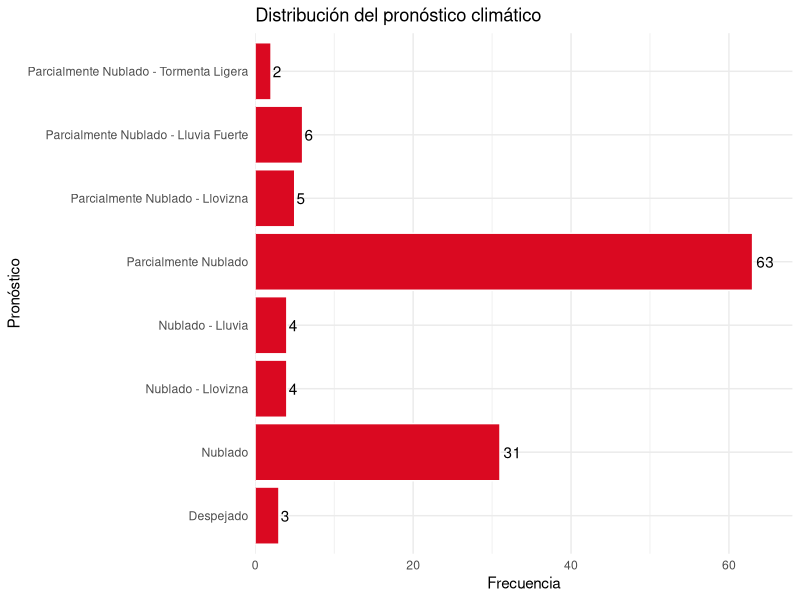
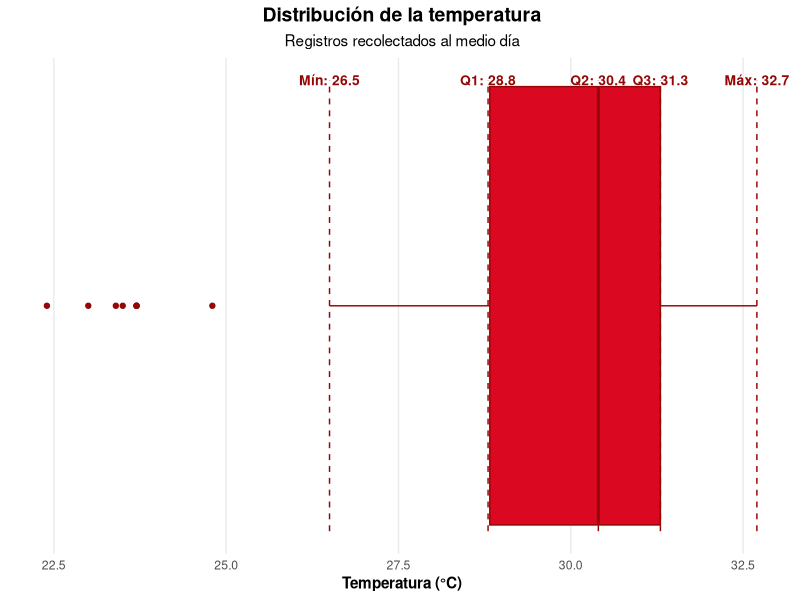
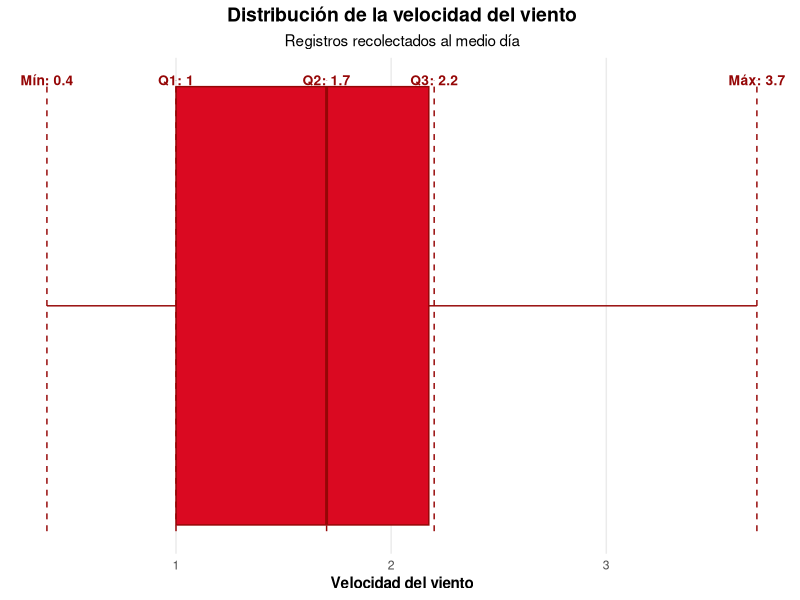
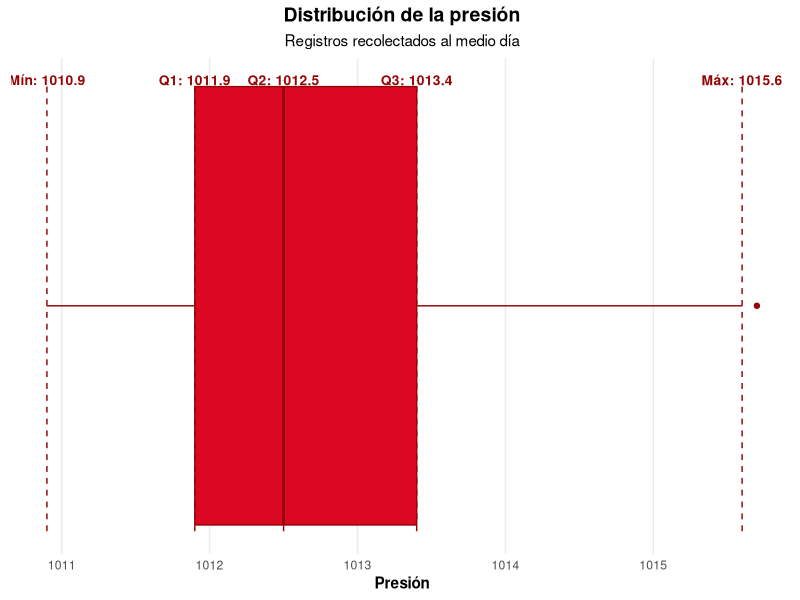
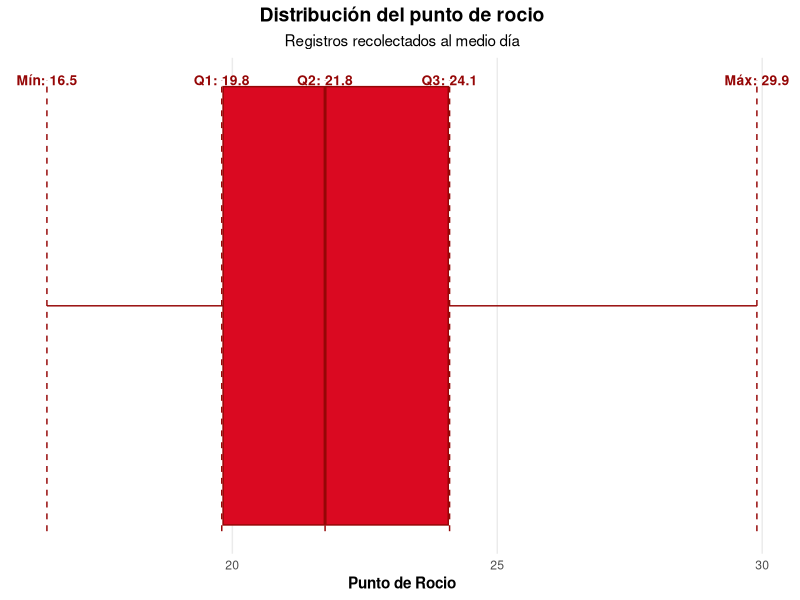

Here is the R script that generated these plots, in order:
## ---- chunk 1
# Configuración global: mostrar código
knitr::opts_chunk$set(echo = TRUE)
Sys.setlocale("LC_CTYPE", "Spanish_Colombia.utf8")
## ---- chunk 2
# Cargar paquetes

library(tidyverse)
library(ggplot2)
#library(ggExtra)
#library(psych)
#library(MVN)
library(dplyr)

## ---- chunk 3

ORI <- read.csv("ORI.csv",header=TRUE, sep=";", fileEncoding = "Latin1")
print(paste0('El número de UE para ORI es ', nrow(ORI), 
             ' y el número de variables es ', length(ORI)))
## ---- chunk 4

ORI_MedioDia <- ORI %>% filter(Hora == "12:00")
print(paste0('El número de registros recolectados a medio día es ', nrow(ORI_MedioDia)))
      
## ---- chunk 5
frecuencias_MDP <- table(ORI_MedioDia$Pronostico)

print(paste0("Pronóstico climático más frecuente: ", 
             names(frecuencias_MDP)[which.max(frecuencias_MDP)], 
             " - ", max(frecuencias_MDP), " casos"))

print(paste0("Pronóstico climático menos frecuente: ", 
             names(frecuencias_MDP)[which.min(frecuencias_MDP)], 
             " - ", min(frecuencias_MDP), " casos"))
## ---- chunk 6

ggplot(ORI_MedioDia, aes(x = Pronostico)) +
  geom_bar(
    fill = "#DA0921",
    color = "white"
  ) +
  geom_text(
    stat = "count",
    aes(label = after_stat(count)),
    hjust = -0.2
  ) +
  coord_flip() +
  scale_y_continuous(
    expand = expansion(mult = c(0, 0.08))
  ) +
  labs(
    title = "Distribución del pronóstico climático",
    x = "Pronóstico",
    y = "Frecuencia"
  ) +
  theme_minimal()
## ---- chunk 7
tabla_variables <- data.frame(
  Variable = c(
    "Pronóstico",
    "Municipio",
    "Temperatura",
    "Velocidad del viento"),
  Escala = c(
    "Ordinal",
    "Nominal",
    "Intervalo",
    "Razón"),
  Clase = c(
    "Politómica",
    "Politómica",
    "Discreta",
    "Continua"))

knitr::kable(
  tabla_variables,
  caption = "Clasificación de las variables")

## ---- chunk 8

# Crear una función para los boxplots

boxplot_estadisticos <- function(datos, variable, titulo, subtitulo, etiqueta_x) {
  
  valores <- datos[[variable]]
  
  estadisticos <- boxplot.stats(valores)$stats
  
  etiquetas <- data.frame(
    x = as.numeric(estadisticos),
    y = 1.18,
    etiqueta = c(
      paste0("Mín: ", round(estadisticos[1], 1)),
      paste0("Q1: ", round(estadisticos[2], 1)),
      paste0("Q2: ", round(estadisticos[3], 1)),
      paste0("Q3: ", round(estadisticos[4], 1)),
      paste0("Máx: ", round(estadisticos[5], 1))))
  
  ggplot(datos, aes(x = .data[[variable]], y = 1)) +
    
    geom_boxplot(
      fill = "#DA0921",
      color = "#950606",
      width = 0.35) +
    
    geom_segment(
      data = etiquetas,
      aes(
        x = x,
        xend = x,
        y = 0.82,
        yend = 1.18
      ),
      color = "#950606",
      linewidth = 0.5,
      linetype = "dashed") +
    
    geom_text(
      data = etiquetas,
      aes(
        x = x,
        y = y,
        label = etiqueta
      ),
      size = 3.5,
      fontface = "bold",
      color = "#950606") +
    
    labs(
      title = titulo,
      subtitle = subtitulo,
      x = etiqueta_x,
      y = NULL) +
    
    theme_minimal() +
    
    theme(
      plot.title = element_text(
        face = "bold",
        size = 14,
        hjust = 0.5),
      plot.subtitle = element_text(
        size = 11,
        hjust = 0.5),
      axis.text.y = element_blank(),
      axis.ticks.y = element_blank(),
      axis.title.y = element_blank(),
      axis.title.x = element_text(face = "bold"),
      panel.grid.minor = element_blank(),
      panel.grid.major.y = element_blank()
    )
}
## ---- chunk 9
boxplot_estadisticos(
  ORI_MedioDia,
  "Temperatura",
  "Distribución de la temperatura",
  "Registros recolectados al medio día",
  "Temperatura (°C)")
## ---- chunk 10

boxplot_estadisticos(
  ORI_MedioDia,
  "Velocidad_del_Viento",
  "Distribución de la velocidad del viento",
  "Registros recolectados al medio día",
  "Velocidad del viento")
## ---- chunk 11

summary(ORI_MedioDia$Temperatura)
## ---- chunk 12

summary(ORI_MedioDia$Velocidad_del_Viento)
## ---- chunk 13

boxplot_estadisticos(
  ORI_MedioDia,
  "Presion",
  "Distribución de la presión",
  "Registros recolectados al medio día",
  "Presión")
  
## ---- chunk 14

print(paste0('El número de atipicidades de la Temperatura es: ',
             length(boxplot(ORI_MedioDia$Presion,plot=FALSE)$out)))
## ---- chunk 15

boxplot_estadisticos(
  ORI_MedioDia,
  "Punto_de_Rocio",
  "Distribución del punto de rocio",
  "Registros recolectados al medio día",
  "Punto de Rocio")

## ---- chunk 16

print(paste0('El número de atipicidades del Punto de rocío es: ',
             length(boxplot(ORI_MedioDia$Punto_de_Rocio,plot=FALSE)$out)))
## ---- chunk 17

## ---- chunk 18

## ---- chunk 19

## ---- chunk 20

## ---- chunk 21

## ---- chunk 22
